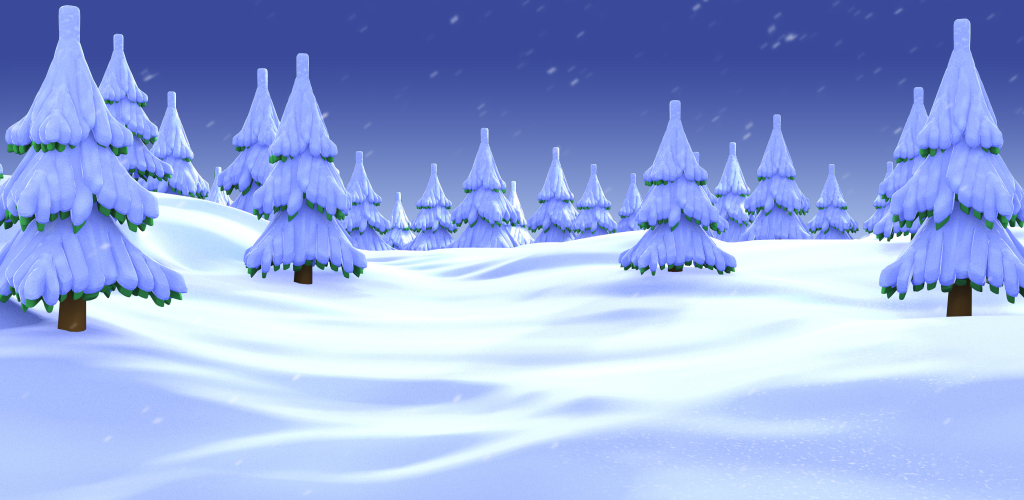
#> input picture assets/snowyfield.jpg, 2048 x 1000 px, given in place of snowyfield.png, which was not available (shown at 1/2 size)
$ python images.py   (older library calls are emulated)
#> lines starting #> are read from the running program, lines starting #| are printed output that depends on the picture; pictures that were not available may be replaced by others from this repository, and a replacement may not be noted
import copy
import io
import logging
import re
import math
import time
import creds

from PIL import ImageFont, Image, ImageDraw, UnidentifiedImageError

log = logging.getLogger(__name__)

CJK_REGEX = re.compile(r"[\u4e00-\u9FFF\u3040-\u30ff\uac00-\ud7a3]")  # chinese, japanese, korean unicode ranges

if creds.live:
    absolute_path = "/home/mathsman/donationbot/"
else:
    absolute_path = ""
BACKGROUND = Image.open(f"{absolute_path}assets/snowyfield.png").resize((4000, 4500))
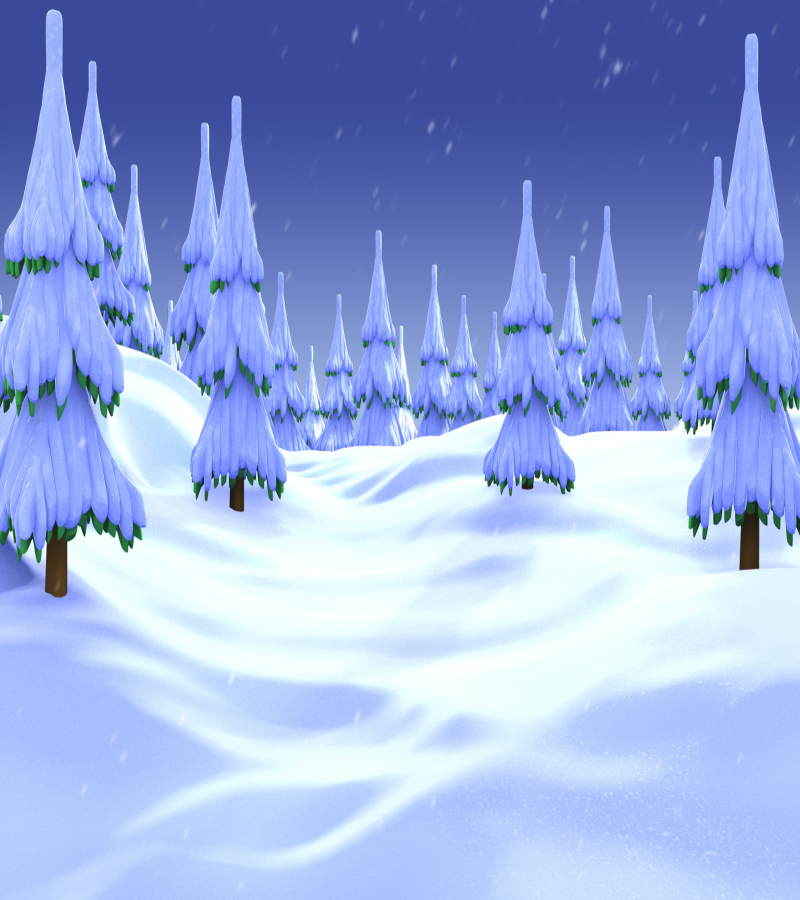
#> BACKGROUND: PIL image 4000x4500 RGB (shown at 1/5 size); mean R, G, B 151.3, 171.5, 224.3
TROPHYBOARD_BACKGROUND = Image.open(f"{absolute_path}assets/clash_cliffs.png").resize((4000, 4500))
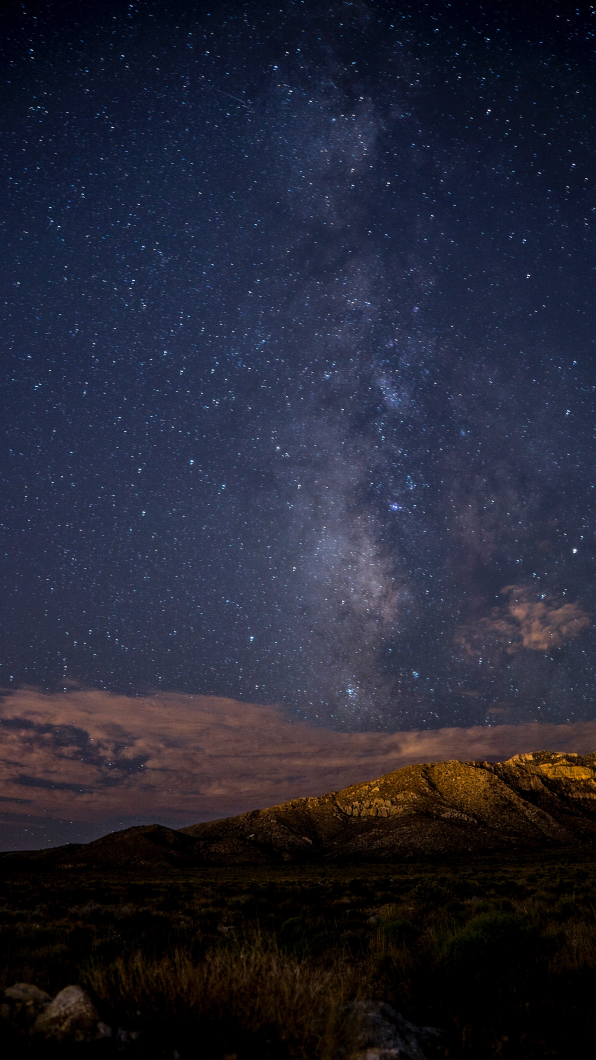
#> input picture assets/dark_backdrop.jpg, 2384 x 4240 px, given in place of clash_cliffs.png, which was not available (shown at 1/4 size)
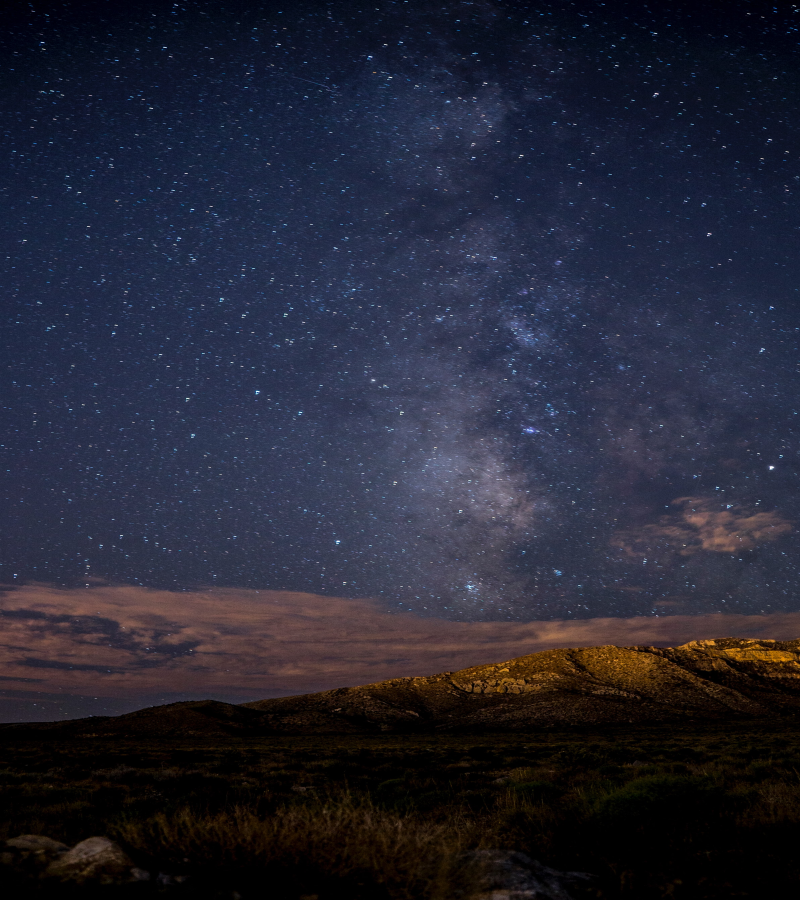
#> TROPHYBOARD_BACKGROUND: PIL image 4000x4500 RGB (shown at 1/5 size); mean R, G, B 36.6, 37.6, 52.4

CJK_FRIENDLY_FONT_FP = absolute_path + "assets/NotoSansCJK-Bold.ttc"
SUPERCELL_FONT_FP = absolute_path + "assets/DejaVuSans-Bold.ttf"
SUPERCELL_FONT_SIZE = 70
SUPERCELL_FONT = ImageFont.truetype(SUPERCELL_FONT_FP, SUPERCELL_FONT_SIZE)

REGULAR_FONT_FP = absolute_path + "assets/Roboto-Black.ttf"
REGULAR_FONT_SIZE = 140
REGULAR_FONT = ImageFont.truetype(REGULAR_FONT_FP, REGULAR_FONT_SIZE)

SEASON_FONT = ImageFont.truetype(REGULAR_FONT_FP, 60)

IMAGE_WIDTH = 4000

MINIMUM_COLUMN_HEIGHT = 200
LEFT_COLUMN_WIDTH = 20
NUMBER_LEFT_COLUMN_WIDTH = 40
NAME_LEFT_COLUMN_WIDTH = 220
DONATIONS_LEFT_COLUMN_WIDTH = 720
RECEIVED_LEFT_COLUMN_WIDTH = 1020
RATIO_LEFT_COLUNM_WIDTH = 1320
LAST_ONLINE_LEFT_COLUMN_WIDTH = 1620

HEADER_RECTANGLE_RGB = (40, 40, 70)
RECTANGLE_RGB = (60,80,100)
NUMBER_RGB = (200, 200, 255)
NAME_RGB = (255, 255, 255)
DONATIONS_RGB = (100, 255, 100)
RECEIVED_RGB = (255, 100, 100)
RATIO_RGB = (150, 220, 225)
LAST_ONLINE_RGB = (200, 200, 200)

T_TROPHIES_LEFT_COLUMN_WIDTH = 840
T_GAIN_LEFT_COLUMN_WIDTH = 1120
T_LAST_ONLINE_LEFT_COLUMN_WIDTH = 1420

T_HEADER_RECTANGLE_RGB = (61, 66, 71)
T_RECTANGLE_RGB = (74, 89, 82)
T_NUMBER_RGB = (209, 227, 212)
T_NAME_RGB = (232, 250, 235)
T_TROPHIES_RGB = (224, 230, 69)
T_GAIN_RGB = (33, 174, 181)
T_LAST_ONLINE_RGB = (194, 84, 34)


# [9 lines left out: function get_readable, not called in this run]


class DonationBoardImage:
    # [111 lines left out: functions __init__, special_text, add_headers, add_player, add_players, render, not called in this run]


class TrophyBoardImage:
    # [115 lines left out: functions __init__, special_text, add_headers, add_player, add_players, render, not called in this run]
